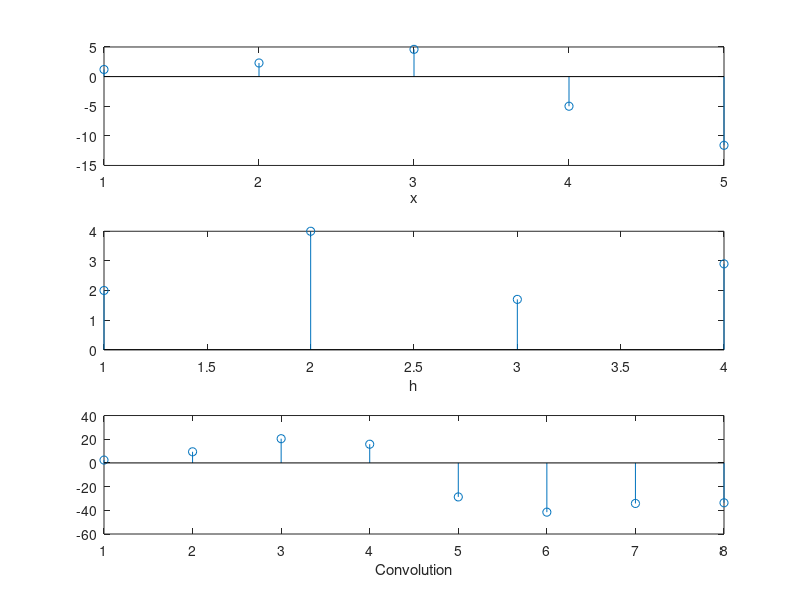

MATLAB code for this plot:
x = [1.2 2.3 4.6 -5 -11.6];
h = [2 4 1.7 2.9];
y = conv(x,h);
subplot(3,1,1);
stem(x);
xlabel("x");

subplot(3,1,2);
stem(h);
xlabel("h");

subplot(3,1,3);
stem(y);
xlabel("Convolution");
